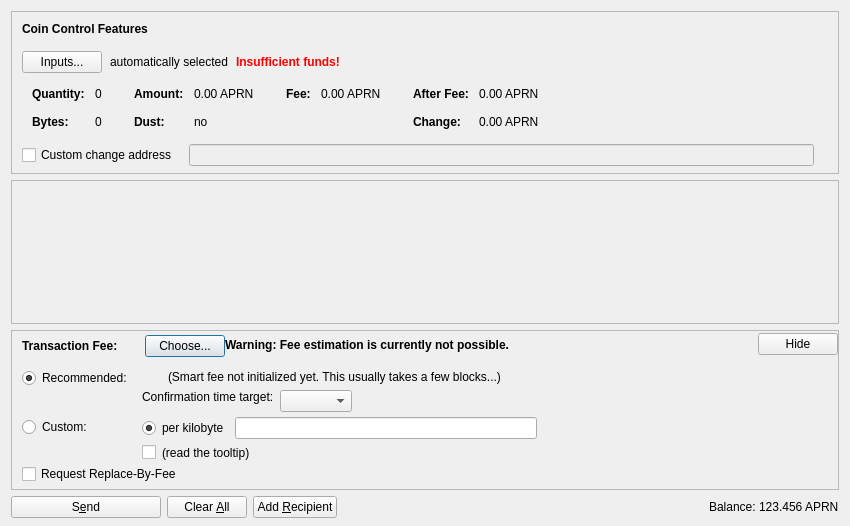
<?xml version="1.0" encoding="UTF-8"?>
<ui version="4.0">
 <class>SendCoinsDialog</class>
 <widget class="QDialog" name="SendCoinsDialog">
  <property name="geometry">
   <rect>
    <x>0</x>
    <y>0</y>
    <width>850</width>
    <height>526</height>
   </rect>
  </property>
  <property name="windowTitle">
   <string>Send Coins</string>
  </property>
  <layout class="QVBoxLayout" name="verticalLayout" stretch="0,1,0,0">
   <property name="bottomMargin">
    <number>8</number>
   </property>
   <item>
    <widget class="QFrame" name="frameCoinControl">
     <property name="sizePolicy">
      <sizepolicy hsizetype="Expanding" vsizetype="Expanding">
       <horstretch>0</horstretch>
       <verstretch>0</verstretch>
      </sizepolicy>
     </property>
     <property name="maximumSize">
      <size>
       <width>16777215</width>
       <height>16777215</height>
      </size>
     </property>
     <property name="frameShape">
      <enum>QFrame::StyledPanel</enum>
     </property>
     <property name="frameShadow">
      <enum>QFrame::Sunken</enum>
     </property>
     <layout class="QVBoxLayout" name="verticalLayoutCoinControl2">
      <property name="spacing">
       <number>0</number>
      </property>
      <property name="leftMargin">
       <number>0</number>
      </property>
      <property name="topMargin">
       <number>0</number>
      </property>
      <property name="rightMargin">
       <number>0</number>
      </property>
      <property name="bottomMargin">
       <number>6</number>
      </property>
      <item>
       <layout class="QVBoxLayout" name="verticalLayoutCoinControl" stretch="0,0,0,0,1">
        <property name="spacing">
         <number>0</number>
        </property>
        <property name="leftMargin">
         <number>10</number>
        </property>
        <property name="topMargin">
         <number>10</number>
        </property>
        <item>
         <layout class="QHBoxLayout" name="horizontalLayoutCoinControl1">
          <property name="bottomMargin">
           <number>15</number>
          </property>
          <item>
           <widget class="QLabel" name="labelCoinControlFeatures">
            <property name="sizePolicy">
             <sizepolicy hsizetype="Preferred" vsizetype="Maximum">
              <horstretch>0</horstretch>
              <verstretch>0</verstretch>
             </sizepolicy>
            </property>
            <property name="font">
             <font>
              <weight>75</weight>
              <bold>true</bold>
             </font>
            </property>
            <property name="styleSheet">
             <string notr="true">font-weight:bold;</string>
            </property>
            <property name="text">
             <string>Coin Control Features</string>
            </property>
           </widget>
          </item>
         </layout>
        </item>
        <item>
         <layout class="QHBoxLayout" name="horizontalLayoutCoinControl2" stretch="0,0,0,0">
          <property name="spacing">
           <number>8</number>
          </property>
          <property name="bottomMargin">
           <number>10</number>
          </property>
          <item>
           <widget class="QPushButton" name="pushButtonCoinControl">
            <property name="styleSheet">
             <string notr="true"/>
            </property>
            <property name="text">
             <string>Inputs...</string>
            </property>
            <property name="autoDefault">
             <bool>false</bool>
            </property>
           </widget>
          </item>
          <item>
           <widget class="QLabel" name="labelCoinControlAutomaticallySelected">
            <property name="text">
             <string>automatically selected</string>
            </property>
            <property name="margin">
             <number>5</number>
            </property>
           </widget>
          </item>
          <item>
           <widget class="QLabel" name="labelCoinControlInsuffFunds">
            <property name="font">
             <font>
              <weight>75</weight>
              <bold>true</bold>
             </font>
            </property>
            <property name="styleSheet">
             <string notr="true">color:red;font-weight:bold;</string>
            </property>
            <property name="text">
             <string>Insufficient funds!</string>
            </property>
            <property name="margin">
             <number>5</number>
            </property>
           </widget>
          </item>
          <item>
           <spacer name="horizontalSpacerCoinControl">
            <property name="orientation">
             <enum>Qt::Horizontal</enum>
            </property>
            <property name="sizeHint" stdset="0">
             <size>
              <width>40</width>
              <height>1</height>
             </size>
            </property>
           </spacer>
          </item>
         </layout>
        </item>
        <item>
         <widget class="QWidget" name="widgetCoinControl" native="true">
          <property name="sizePolicy">
           <sizepolicy hsizetype="Preferred" vsizetype="Preferred">
            <horstretch>0</horstretch>
            <verstretch>0</verstretch>
           </sizepolicy>
          </property>
          <property name="minimumSize">
           <size>
            <width>0</width>
            <height>0</height>
           </size>
          </property>
          <property name="styleSheet">
           <string notr="true"/>
          </property>
          <layout class="QHBoxLayout" name="horizontalLayoutCoinControl5">
           <property name="leftMargin">
            <number>0</number>
           </property>
           <property name="topMargin">
            <number>0</number>
           </property>
           <property name="rightMargin">
            <number>0</number>
           </property>
           <property name="bottomMargin">
            <number>0</number>
           </property>
           <item>
            <layout class="QHBoxLayout" name="horizontalLayoutCoinControl3" stretch="0,0,0,1">
             <property name="spacing">
              <number>20</number>
             </property>
             <property name="topMargin">
              <number>0</number>
             </property>
             <property name="bottomMargin">
              <number>10</number>
             </property>
             <item>
              <layout class="QFormLayout" name="formLayoutCoinControl1">
               <property name="horizontalSpacing">
                <number>10</number>
               </property>
               <property name="verticalSpacing">
                <number>14</number>
               </property>
               <property name="leftMargin">
                <number>10</number>
               </property>
               <property name="topMargin">
                <number>4</number>
               </property>
               <property name="rightMargin">
                <number>6</number>
               </property>
               <item row="0" column="0">
                <widget class="QLabel" name="labelCoinControlQuantityText">
                 <property name="font">
                  <font>
                   <weight>75</weight>
                   <bold>true</bold>
                  </font>
                 </property>
                 <property name="text">
                  <string>Quantity:</string>
                 </property>
                 <property name="margin">
                  <number>0</number>
                 </property>
                </widget>
               </item>
               <item row="0" column="1">
                <widget class="QLabel" name="labelCoinControlQuantity">
                 <property name="cursor">
                  <cursorShape>IBeamCursor</cursorShape>
                 </property>
                 <property name="contextMenuPolicy">
                  <enum>Qt::ActionsContextMenu</enum>
                 </property>
                 <property name="text">
                  <string notr="true">0</string>
                 </property>
                 <property name="margin">
                  <number>0</number>
                 </property>
                 <property name="textInteractionFlags">
                  <set>Qt::LinksAccessibleByMouse|Qt::TextSelectableByKeyboard|Qt::TextSelectableByMouse</set>
                 </property>
                </widget>
               </item>
               <item row="1" column="0">
                <widget class="QLabel" name="labelCoinControlBytesText">
                 <property name="font">
                  <font>
                   <weight>75</weight>
                   <bold>true</bold>
                  </font>
                 </property>
                 <property name="text">
                  <string>Bytes:</string>
                 </property>
                </widget>
               </item>
               <item row="1" column="1">
                <widget class="QLabel" name="labelCoinControlBytes">
                 <property name="cursor">
                  <cursorShape>IBeamCursor</cursorShape>
                 </property>
                 <property name="contextMenuPolicy">
                  <enum>Qt::ActionsContextMenu</enum>
                 </property>
                 <property name="text">
                  <string notr="true">0</string>
                 </property>
                 <property name="textInteractionFlags">
                  <set>Qt::LinksAccessibleByMouse|Qt::TextSelectableByKeyboard|Qt::TextSelectableByMouse</set>
                 </property>
                </widget>
               </item>
              </layout>
             </item>
             <item>
              <layout class="QFormLayout" name="formLayoutCoinControl2">
               <property name="horizontalSpacing">
                <number>10</number>
               </property>
               <property name="verticalSpacing">
                <number>14</number>
               </property>
               <property name="leftMargin">
                <number>6</number>
               </property>
               <property name="topMargin">
                <number>4</number>
               </property>
               <property name="rightMargin">
                <number>6</number>
               </property>
               <item row="0" column="0">
                <widget class="QLabel" name="labelCoinControlAmountText">
                 <property name="font">
                  <font>
                   <weight>75</weight>
                   <bold>true</bold>
                  </font>
                 </property>
                 <property name="text">
                  <string>Amount:</string>
                 </property>
                 <property name="margin">
                  <number>0</number>
                 </property>
                </widget>
               </item>
               <item row="0" column="1">
                <widget class="QLabel" name="labelCoinControlAmount">
                 <property name="cursor">
                  <cursorShape>IBeamCursor</cursorShape>
                 </property>
                 <property name="contextMenuPolicy">
                  <enum>Qt::ActionsContextMenu</enum>
                 </property>
                 <property name="text">
                  <string notr="true">0.00 APRN</string>
                 </property>
                 <property name="textInteractionFlags">
                  <set>Qt::LinksAccessibleByMouse|Qt::TextSelectableByKeyboard|Qt::TextSelectableByMouse</set>
                 </property>
                </widget>
               </item>
               <item row="1" column="0">
                <widget class="QLabel" name="labelCoinControlLowOutputText">
                 <property name="font">
                  <font>
                   <weight>75</weight>
                   <bold>true</bold>
                  </font>
                 </property>
                 <property name="text">
                  <string>Dust:</string>
                 </property>
                </widget>
               </item>
               <item row="1" column="1">
                <widget class="QLabel" name="labelCoinControlLowOutput">
                 <property name="cursor">
                  <cursorShape>IBeamCursor</cursorShape>
                 </property>
                 <property name="contextMenuPolicy">
                  <enum>Qt::ActionsContextMenu</enum>
                 </property>
                 <property name="text">
                  <string notr="true">no</string>
                 </property>
                 <property name="textInteractionFlags">
                  <set>Qt::LinksAccessibleByMouse|Qt::TextSelectableByKeyboard|Qt::TextSelectableByMouse</set>
                 </property>
                </widget>
               </item>
              </layout>
             </item>
             <item>
              <layout class="QFormLayout" name="formLayoutCoinControl3">
               <property name="horizontalSpacing">
                <number>10</number>
               </property>
               <property name="verticalSpacing">
                <number>14</number>
               </property>
               <property name="leftMargin">
                <number>6</number>
               </property>
               <property name="topMargin">
                <number>4</number>
               </property>
               <property name="rightMargin">
                <number>6</number>
               </property>
               <item row="0" column="0">
                <widget class="QLabel" name="labelCoinControlFeeText">
                 <property name="font">
                  <font>
                   <weight>75</weight>
                   <bold>true</bold>
                  </font>
                 </property>
                 <property name="text">
                  <string>Fee:</string>
                 </property>
                 <property name="margin">
                  <number>0</number>
                 </property>
                </widget>
               </item>
               <item row="0" column="1">
                <widget class="QLabel" name="labelCoinControlFee">
                 <property name="cursor">
                  <cursorShape>IBeamCursor</cursorShape>
                 </property>
                 <property name="contextMenuPolicy">
                  <enum>Qt::ActionsContextMenu</enum>
                 </property>
                 <property name="text">
                  <string notr="true">0.00 APRN</string>
                 </property>
                 <property name="textInteractionFlags">
                  <set>Qt::LinksAccessibleByMouse|Qt::TextSelectableByKeyboard|Qt::TextSelectableByMouse</set>
                 </property>
                </widget>
               </item>
              </layout>
             </item>
             <item>
              <layout class="QFormLayout" name="formLayoutCoinControl4">
               <property name="horizontalSpacing">
                <number>10</number>
               </property>
               <property name="verticalSpacing">
                <number>14</number>
               </property>
               <property name="leftMargin">
                <number>6</number>
               </property>
               <property name="topMargin">
                <number>4</number>
               </property>
               <property name="rightMargin">
                <number>6</number>
               </property>
               <item row="0" column="0">
                <widget class="QLabel" name="labelCoinControlAfterFeeText">
                 <property name="font">
                  <font>
                   <weight>75</weight>
                   <bold>true</bold>
                  </font>
                 </property>
                 <property name="text">
                  <string>After Fee:</string>
                 </property>
                 <property name="margin">
                  <number>0</number>
                 </property>
                </widget>
               </item>
               <item row="0" column="1">
                <widget class="QLabel" name="labelCoinControlAfterFee">
                 <property name="cursor">
                  <cursorShape>IBeamCursor</cursorShape>
                 </property>
                 <property name="contextMenuPolicy">
                  <enum>Qt::ActionsContextMenu</enum>
                 </property>
                 <property name="text">
                  <string notr="true">0.00 APRN</string>
                 </property>
                 <property name="textInteractionFlags">
                  <set>Qt::LinksAccessibleByMouse|Qt::TextSelectableByKeyboard|Qt::TextSelectableByMouse</set>
                 </property>
                </widget>
               </item>
               <item row="1" column="0">
                <widget class="QLabel" name="labelCoinControlChangeText">
                 <property name="font">
                  <font>
                   <weight>75</weight>
                   <bold>true</bold>
                  </font>
                 </property>
                 <property name="text">
                  <string>Change:</string>
                 </property>
                </widget>
               </item>
               <item row="1" column="1">
                <widget class="QLabel" name="labelCoinControlChange">
                 <property name="cursor">
                  <cursorShape>IBeamCursor</cursorShape>
                 </property>
                 <property name="contextMenuPolicy">
                  <enum>Qt::ActionsContextMenu</enum>
                 </property>
                 <property name="text">
                  <string notr="true">0.00 APRN</string>
                 </property>
                 <property name="textInteractionFlags">
                  <set>Qt::LinksAccessibleByMouse|Qt::TextSelectableByKeyboard|Qt::TextSelectableByMouse</set>
                 </property>
                </widget>
               </item>
              </layout>
             </item>
            </layout>
           </item>
          </layout>
         </widget>
        </item>
        <item>
         <layout class="QHBoxLayout" name="horizontalLayoutCoinControl4" stretch="0,0,0">
          <property name="spacing">
           <number>12</number>
          </property>
          <property name="sizeConstraint">
           <enum>QLayout::SetDefaultConstraint</enum>
          </property>
          <property name="topMargin">
           <number>5</number>
          </property>
          <property name="rightMargin">
           <number>5</number>
          </property>
          <item>
           <widget class="QCheckBox" name="checkBoxCoinControlChange">
            <property name="toolTip">
             <string>If this is activated, but the change address is empty or invalid, change will be sent to a newly generated address.</string>
            </property>
            <property name="text">
             <string>Custom change address</string>
            </property>
           </widget>
          </item>
          <item>
           <widget class="QValidatedLineEdit" name="lineEditCoinControlChange">
            <property name="enabled">
             <bool>false</bool>
            </property>
            <property name="sizePolicy">
             <sizepolicy hsizetype="Expanding" vsizetype="Fixed">
              <horstretch>0</horstretch>
              <verstretch>0</verstretch>
             </sizepolicy>
            </property>
           </widget>
          </item>
          <item>
           <widget class="QLabel" name="labelCoinControlChangeLabel">
            <property name="sizePolicy">
             <sizepolicy hsizetype="Preferred" vsizetype="Expanding">
              <horstretch>0</horstretch>
              <verstretch>0</verstretch>
             </sizepolicy>
            </property>
            <property name="minimumSize">
             <size>
              <width>0</width>
              <height>0</height>
             </size>
            </property>
            <property name="text">
             <string/>
            </property>
            <property name="margin">
             <number>3</number>
            </property>
           </widget>
          </item>
         </layout>
        </item>
        <item>
         <spacer name="verticalSpacerCoinControl">
          <property name="orientation">
           <enum>Qt::Vertical</enum>
          </property>
          <property name="sizeHint" stdset="0">
           <size>
            <width>800</width>
            <height>1</height>
           </size>
          </property>
         </spacer>
        </item>
       </layout>
      </item>
     </layout>
    </widget>
   </item>
   <item>
    <widget class="QScrollArea" name="scrollArea">
     <property name="widgetResizable">
      <bool>true</bool>
     </property>
     <widget class="QWidget" name="scrollAreaWidgetContents">
      <property name="geometry">
       <rect>
        <x>0</x>
        <y>0</y>
        <width>830</width>
        <height>104</height>
       </rect>
      </property>
      <layout class="QVBoxLayout" name="verticalLayout_2" stretch="0,1">
       <property name="leftMargin">
        <number>0</number>
       </property>
       <property name="topMargin">
        <number>0</number>
       </property>
       <property name="rightMargin">
        <number>0</number>
       </property>
       <property name="bottomMargin">
        <number>0</number>
       </property>
       <item>
        <layout class="QVBoxLayout" name="entries">
         <property name="spacing">
          <number>6</number>
         </property>
        </layout>
       </item>
       <item>
        <spacer name="verticalSpacer">
         <property name="orientation">
          <enum>Qt::Vertical</enum>
         </property>
         <property name="sizeHint" stdset="0">
          <size>
           <width>20</width>
           <height>40</height>
          </size>
         </property>
        </spacer>
       </item>
      </layout>
     </widget>
    </widget>
   </item>
   <item>
    <widget class="QFrame" name="frameFee">
     <property name="sizePolicy">
      <sizepolicy hsizetype="Expanding" vsizetype="Expanding">
       <horstretch>0</horstretch>
       <verstretch>0</verstretch>
      </sizepolicy>
     </property>
     <property name="maximumSize">
      <size>
       <width>16777215</width>
       <height>16777215</height>
      </size>
     </property>
     <property name="frameShape">
      <enum>QFrame::StyledPanel</enum>
     </property>
     <property name="frameShadow">
      <enum>QFrame::Sunken</enum>
     </property>
     <layout class="QVBoxLayout" name="verticalLayoutFee1">
      <property name="spacing">
       <number>0</number>
      </property>
      <property name="leftMargin">
       <number>0</number>
      </property>
      <property name="topMargin">
       <number>0</number>
      </property>
      <property name="rightMargin">
       <number>0</number>
      </property>
      <property name="bottomMargin">
       <number>0</number>
      </property>
      <item>
       <layout class="QVBoxLayout" name="verticalLayoutFee2" stretch="0,0,0">
        <property name="spacing">
         <number>0</number>
        </property>
        <property name="leftMargin">
         <number>10</number>
        </property>
        <property name="topMargin">
         <number>0</number>
        </property>
        <item>
         <layout class="QHBoxLayout" name="horizontalLayoutFee1">
          <property name="bottomMargin">
           <number>0</number>
          </property>
          <item>
           <layout class="QVBoxLayout" name="verticalLayoutFee7">
            <property name="spacing">
             <number>0</number>
            </property>
            <item>
             <spacer name="verticalSpacerSmartFee">
              <property name="orientation">
               <enum>Qt::Vertical</enum>
              </property>
              <property name="sizeType">
               <enum>QSizePolicy::Fixed</enum>
              </property>
              <property name="sizeHint" stdset="0">
               <size>
                <width>1</width>
                <height>4</height>
               </size>
              </property>
             </spacer>
            </item>
            <item>
             <layout class="QHBoxLayout" name="horizontalLayoutSmartFee">
              <property name="spacing">
               <number>10</number>
              </property>
              <item>
               <widget class="QLabel" name="labelFeeHeadline">
                <property name="sizePolicy">
                 <sizepolicy hsizetype="Preferred" vsizetype="Maximum">
                  <horstretch>0</horstretch>
                  <verstretch>0</verstretch>
                 </sizepolicy>
                </property>
                <property name="font">
                 <font>
                  <weight>75</weight>
                  <bold>true</bold>
                 </font>
                </property>
                <property name="styleSheet">
                 <string notr="true">font-weight:bold;</string>
                </property>
                <property name="text">
                 <string>Transaction Fee:</string>
                </property>
               </widget>
              </item>
              <item>
               <widget class="QLabel" name="labelFeeMinimized">
                <property name="text">
                 <string/>
                </property>
               </widget>
              </item>
              <item>
               <widget class="QPushButton" name="buttonChooseFee">
                <property name="text">
                 <string>Choose...</string>
                </property>
               </widget>
              </item>
             </layout>
            </item>
            <item>
             <spacer name="verticalSpacer_5">
              <property name="orientation">
               <enum>Qt::Vertical</enum>
              </property>
              <property name="sizeHint" stdset="0">
               <size>
                <width>1</width>
                <height>1</height>
               </size>
              </property>
             </spacer>
            </item>
           </layout>
          </item>
          <item>
           <widget class="QLabel" name="fallbackFeeWarningLabel">
            <property name="toolTip">
             <string>Using the fallbackfee can result in sending a transaction that will take several hours or days (or never) to confirm. Consider choosing your fee manually or wait until you have validated the complete chain.</string>
            </property>
            <property name="font">
            <font>
                <weight>75</weight>
                <bold>true</bold>
            </font>
            </property>
            <property name="text">
             <string>Warning: Fee estimation is currently not possible.</string>
            </property>
            <property name="wordWrap">
             <bool>false</bool>
            </property>
           </widget>
          </item>
          <item>
           <spacer name="horizontalSpacer_4">
            <property name="orientation">
             <enum>Qt::Horizontal</enum>
            </property>
            <property name="sizeType">
             <enum>QSizePolicy::MinimumExpanding</enum>
            </property>
            <property name="sizeHint" stdset="0">
             <size>
              <width>40</width>
              <height>20</height>
             </size>
            </property>
           </spacer>
          </item>
          <item>
           <widget class="QPushButton" name="buttonMinimizeFee">
            <property name="toolTip">
             <string>collapse fee-settings</string>
            </property>
            <property name="text">
             <string>Hide</string>
            </property>
           </widget>
          </item>
         </layout>
        </item>
        <item>
         <widget class="QFrame" name="frameFeeSelection">
          <layout class="QVBoxLayout" name="verticalLayoutFee12">
           <property name="spacing">
            <number>0</number>
           </property>
           <property name="leftMargin">
            <number>0</number>
           </property>
           <property name="topMargin">
            <number>0</number>
           </property>
           <property name="rightMargin">
            <number>0</number>
           </property>
           <property name="bottomMargin">
            <number>0</number>
           </property>
           <item>
            <layout class="QGridLayout" name="gridLayoutFee">
             <property name="topMargin">
              <number>10</number>
             </property>
             <property name="bottomMargin">
              <number>4</number>
             </property>
             <property name="horizontalSpacing">
              <number>10</number>
             </property>
             <property name="verticalSpacing">
              <number>4</number>
             </property>
             <item row="1" column="1">
              <layout class="QVBoxLayout" name="verticalLayoutFee8">
               <property name="spacing">
                <number>6</number>
               </property>
               <item>
                <layout class="QHBoxLayout" name="horizontalLayoutFee13">
                 <item>
                  <widget class="QRadioButton" name="radioCustomPerKilobyte">
                   <property name="toolTip">
                    <string>If the custom fee is set to 1000 satoshis and the transaction is only 250 bytes, then &quot;per kilobyte&quot; only pays 250 satoshis in fee, while &quot;total at least&quot; pays 1000 satoshis. For transactions bigger than a kilobyte both pay by kilobyte.</string>
                   </property>
                   <property name="text">
                    <string>per kilobyte</string>
                   </property>
                   <property name="checked">
                    <bool>true</bool>
                   </property>
                   <attribute name="buttonGroup">
                    <string notr="true">groupCustomFee</string>
                   </attribute>
                  </widget>
                 </item>
                 <item>
                  <widget class="BitcoinAmountField" name="customFee"/>
                 </item>
                 <item>
                  <spacer name="horizontalSpacer_6">
                   <property name="orientation">
                    <enum>Qt::Horizontal</enum>
                   </property>
                   <property name="sizeHint" stdset="0">
                    <size>
                     <width>1</width>
                     <height>1</height>
                    </size>
                   </property>
                  </spacer>
                 </item>
                </layout>
               </item>
               <item>
                <layout class="QHBoxLayout" name="horizontalLayoutFee8">
                 <item>
                  <widget class="QCheckBox" name="checkBoxMinimumFee">
                   <property name="toolTip">
                    <string>Paying only the minimum fee is just fine as long as there is less transaction volume than space in the blocks. But be aware that this can end up in a never confirming transaction once there is more demand for aprncoin transactions than the network can process.</string>
                   </property>
                   <property name="text">
                    <string/>
                   </property>
                  </widget>
                 </item>
                 <item>
                  <widget class="QLabel" name="labelMinFeeWarning">
                   <property name="enabled">
                    <bool>true</bool>
                   </property>
                   <property name="toolTip">
                    <string>Paying only the minimum fee is just fine as long as there is less transaction volume than space in the blocks. But be aware that this can end up in a never confirming transaction once there is more demand for aprncoin transactions than the network can process.</string>
                   </property>
                   <property name="text">
                    <string>(read the tooltip)</string>
                   </property>
                   <property name="margin">
                    <number>5</number>
                   </property>
                  </widget>
                 </item>
                 <item>
                  <spacer name="horizontalSpacer_2">
                   <property name="orientation">
                    <enum>Qt::Horizontal</enum>
                   </property>
                   <property name="sizeHint" stdset="0">
                    <size>
                     <width>1</width>
                     <height>1</height>
                    </size>
                   </property>
                  </spacer>
                 </item>
                </layout>
               </item>
              </layout>
             </item>
             <item row="0" column="0">
              <layout class="QVBoxLayout" name="verticalLayoutFee4" stretch="0,1">
               <item>
                <widget class="QRadioButton" name="radioSmartFee">
                 <property name="text">
                  <string>Recommended:</string>
                 </property>
                 <property name="checked">
                  <bool>true</bool>
                 </property>
                 <attribute name="buttonGroup">
                  <string notr="true">groupFee</string>
                 </attribute>
                </widget>
               </item>
               <item>
                <spacer name="verticalSpacer_2">
                 <property name="orientation">
                  <enum>Qt::Vertical</enum>
                 </property>
                 <property name="sizeHint" stdset="0">
                  <size>
                   <width>1</width>
                   <height>1</height>
                  </size>
                 </property>
                </spacer>
               </item>
              </layout>
             </item>
             <item row="1" column="0">
              <layout class="QVBoxLayout" name="verticalLayoutFee9" stretch="0,1">
               <item>
                <widget class="QRadioButton" name="radioCustomFee">
                 <property name="text">
                  <string>Custom:</string>
                 </property>
                 <attribute name="buttonGroup">
                  <string notr="true">groupFee</string>
                 </attribute>
                </widget>
               </item>
               <item>
                <spacer name="verticalSpacer_6">
                 <property name="orientation">
                  <enum>Qt::Vertical</enum>
                 </property>
                 <property name="sizeHint" stdset="0">
                  <size>
                   <width>1</width>
                   <height>1</height>
                  </size>
                 </property>
                </spacer>
               </item>
              </layout>
             </item>
             <item row="0" column="1">
              <layout class="QVBoxLayout" name="verticalLayoutFee3" stretch="0,0,1">
               <property name="spacing">
                <number>6</number>
               </property>
               <property name="topMargin">
                <number>2</number>
               </property>
               <item>
                <layout class="QHBoxLayout" name="horizontalLayoutFee12">
                 <item>
                  <widget class="QLabel" name="labelSmartFee">
                   <property name="text">
                    <string/>
                   </property>
                   <property name="margin">
                    <number>2</number>
                   </property>
                  </widget>
                 </item>
                 <item>
                  <widget class="QLabel" name="labelFeeEstimation">
                   <property name="text">
                    <string/>
                   </property>
                  </widget>
                 </item>
                 <item>
                  <widget class="QLabel" name="labelSmartFee2">
                   <property name="text">
                    <string>(Smart fee not initialized yet. This usually takes a few blocks...)</string>
                   </property>
                   <property name="margin">
                    <number>2</number>
                   </property>
                  </widget>
                 </item>
                 <item>
                  <spacer name="horizontalSpacer_5">
                   <property name="orientation">
                    <enum>Qt::Horizontal</enum>
                   </property>
                   <property name="sizeHint" stdset="0">
                    <size>
                     <width>1</width>
                     <height>1</height>
                    </size>
                   </property>
                  </spacer>
                 </item>
                </layout>
               </item>
               <item>
                <layout class="QHBoxLayout" name="horizontalLayoutFee9">
                 <item>
                  <layout class="QVBoxLayout" name="verticalLayoutFee6">
                   <item>
                    <widget class="QLabel" name="labelSmartFee3">
                     <property name="text">
                      <string>Confirmation time target:</string>
                     </property>
                     <property name="margin">
                      <number>2</number>
                     </property>
                    </widget>
                   </item>
                   <item>
                    <spacer name="verticalSpacer_3">
                     <property name="orientation">
                      <enum>Qt::Vertical</enum>
                     </property>
                     <property name="sizeHint" stdset="0">
                      <size>
                       <width>1</width>
                       <height>1</height>
                      </size>
                     </property>
                    </spacer>
                   </item>
                  </layout>
                 </item>
                 <item>
                  <layout class="QVBoxLayout" name="verticalLayoutFee5">
                   <property name="rightMargin">
                    <number>30</number>
                   </property>
                   <item>
                    <layout class="QHBoxLayout" name="horizontalLayoutConfTarget">
                     <property name="bottomMargin">
                      <number>0</number>
                     </property>
                     <item>
                      <widget class="QComboBox" name="confTargetSelector"/>
                     </item>
                     <item>
                      <spacer name="horizontalSpacerConfTarget">
                       <property name="orientation">
                        <enum>Qt::Horizontal</enum>
                       </property>
                       <property name="sizeHint" stdset="0">
                        <size>
                         <width>40</width>
                         <height>20</height>
                        </size>
                       </property>
                      </spacer>
                     </item>
                    </layout>
                   </item>
                  </layout>
                 </item>
                </layout>
               </item>
               <item>
                <spacer name="verticalSpacer_4">
                 <property name="orientation">
                  <enum>Qt::Vertical</enum>
                 </property>
                 <property name="sizeHint" stdset="0">
                  <size>
                   <width>1</width>
                   <height>1</height>
                  </size>
                 </property>
                </spacer>
               </item>
              </layout>
             </item>
            </layout>
           </item>
           <item>
            <widget class="QCheckBox" name="optInRBF">
             <property name="text">
              <string>Request Replace-By-Fee</string>
             </property>
             <property name="toolTip">
              <string>Indicates that the sender may wish to replace this transaction with a new one paying higher fees (prior to being confirmed).</string>
             </property>
            </widget>
           </item>
          </layout>
         </widget>
        </item>
        <item>
         <spacer name="verticalSpacerFee">
          <property name="orientation">
           <enum>Qt::Vertical</enum>
          </property>
          <property name="sizeHint" stdset="0">
           <size>
            <width>40</width>
            <height>5</height>
           </size>
          </property>
         </spacer>
        </item>
       </layout>
      </item>
     </layout>
    </widget>
   </item>
   <item>
    <layout class="QHBoxLayout" name="horizontalLayout">
     <item>
      <widget class="QPushButton" name="sendButton">
       <property name="minimumSize">
        <size>
         <width>150</width>
         <height>0</height>
        </size>
       </property>
       <property name="toolTip">
        <string>Confirm the send action</string>
       </property>
       <property name="text">
        <string>S&amp;end</string>
       </property>
       <property name="icon">
        <iconset resource="../bitcoin.qrc">
         <normaloff>:/icons/send</normaloff>:/icons/send</iconset>
       </property>
       <property name="autoDefault">
        <bool>false</bool>
       </property>
       <property name="default">
        <bool>false</bool>
       </property>
      </widget>
     </item>
     <item>
      <widget class="QPushButton" name="clearButton">
       <property name="sizePolicy">
        <sizepolicy hsizetype="Minimum" vsizetype="Fixed">
         <horstretch>0</horstretch>
         <verstretch>0</verstretch>
        </sizepolicy>
       </property>
       <property name="toolTip">
        <string>Clear all fields of the form.</string>
       </property>
       <property name="text">
        <string>Clear &amp;All</string>
       </property>
       <property name="icon">
        <iconset resource="../bitcoin.qrc">
         <normaloff>:/icons/remove</normaloff>:/icons/remove</iconset>
       </property>
       <property name="autoDefault">
        <bool>false</bool>
       </property>
      </widget>
     </item>
     <item>
      <widget class="QPushButton" name="addButton">
       <property name="toolTip">
        <string>Send to multiple recipients at once</string>
       </property>
       <property name="text">
        <string>Add &amp;Recipient</string>
       </property>
       <property name="icon">
        <iconset resource="../bitcoin.qrc">
         <normaloff>:/icons/add</normaloff>:/icons/add</iconset>
       </property>
       <property name="autoDefault">
        <bool>false</bool>
       </property>
      </widget>
     </item>
     <item>
      <spacer name="horizontalSpacer">
       <property name="orientation">
        <enum>Qt::Horizontal</enum>
       </property>
       <property name="sizeHint" stdset="0">
        <size>
         <width>40</width>
         <height>20</height>
        </size>
       </property>
      </spacer>
     </item>
     <item>
      <layout class="QHBoxLayout" name="horizontalLayout_2">
       <property name="spacing">
        <number>3</number>
       </property>
       <item>
        <widget class="QLabel" name="label">
         <property name="sizePolicy">
          <sizepolicy hsizetype="Preferred" vsizetype="Fixed">
           <horstretch>0</horstretch>
           <verstretch>0</verstretch>
          </sizepolicy>
         </property>
         <property name="text">
          <string>Balance:</string>
         </property>
        </widget>
       </item>
       <item>
        <widget class="QLabel" name="labelBalance">
         <property name="sizePolicy">
          <sizepolicy hsizetype="Preferred" vsizetype="Fixed">
           <horstretch>0</horstretch>
           <verstretch>0</verstretch>
          </sizepolicy>
         </property>
         <property name="cursor">
          <cursorShape>IBeamCursor</cursorShape>
         </property>
         <property name="text">
          <string notr="true">123.456 APRN</string>
         </property>
         <property name="textInteractionFlags">
          <set>Qt::LinksAccessibleByMouse|Qt::TextSelectableByKeyboard|Qt::TextSelectableByMouse</set>
         </property>
        </widget>
       </item>
      </layout>
     </item>
    </layout>
   </item>
  </layout>
 </widget>
 <customwidgets>
  <customwidget>
   <class>QValidatedLineEdit</class>
   <extends>QLineEdit</extends>
   <header>qvalidatedlineedit.h</header>
  </customwidget>
  <customwidget>
   <class>BitcoinAmountField</class>
   <extends>QLineEdit</extends>
   <header>bitcoinamountfield.h</header>
   <container>1</container>
  </customwidget>
 </customwidgets>
 <resources>
  <include location="../bitcoin.qrc"/>
 </resources>
 <connections/>
 <buttongroups>
  <buttongroup name="groupFee"/>
  <buttongroup name="groupCustomFee"/>
 </buttongroups>
</ui>
